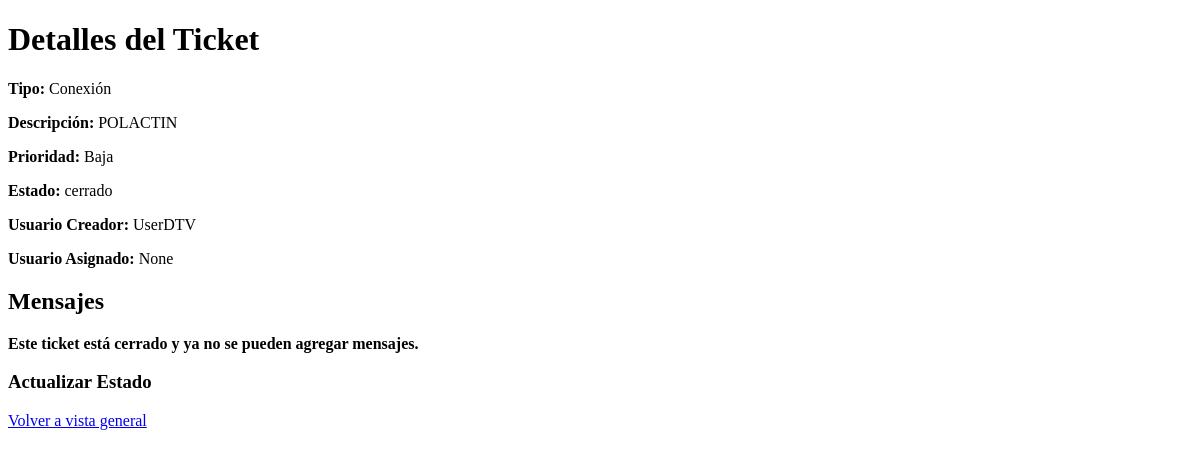
The page /ticket/49 (signed in) on the database as committed earlier.
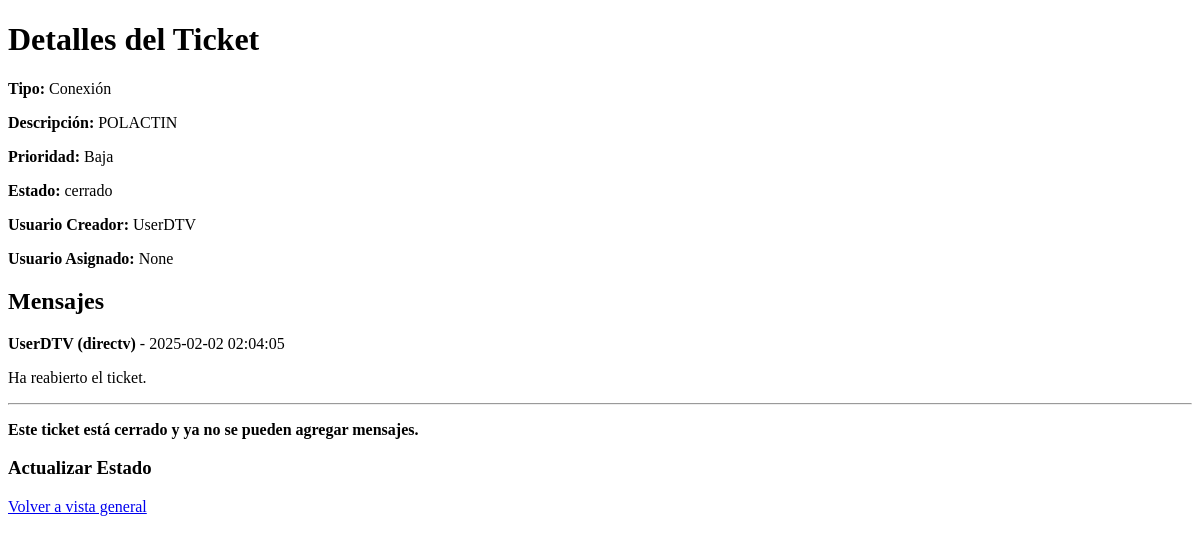
The same page on the database as committed later.
### tables this page shows
CREATE TABLE tickets (
    id INTEGER PRIMARY KEY AUTOINCREMENT,
    tipo TEXT NOT NULL,
    descripcion TEXT NOT NULL,
    prioridad TEXT NOT NULL,
    fecha_creacion DATETIME DEFAULT CURRENT_TIMESTAMP,
    usuario_creador TEXT NOT NULL,
    notas TEXT,
    archivo TEXT
, usuario_asignado TEXT, estado TEXT DEFAULT 'pendiente');

CREATE TABLE messages (
    id INTEGER PRIMARY KEY AUTOINCREMENT,
    ticket_id INTEGER NOT NULL,
    usuario TEXT NOT NULL,
    rol TEXT NOT NULL,
    mensaje TEXT NOT NULL,
    fecha TIMESTAMP DEFAULT CURRENT_TIMESTAMP,
    FOREIGN KEY (ticket_id) REFERENCES tickets (id)
);

### app.py (the view)
@app.route('/ticket/<int:id>', methods=['GET'])
@login_required
def view_ticket(id):
    conn = get_db_connection()
    ticket = conn.execute('SELECT * FROM tickets WHERE id = ?', (id,)).fetchone()
    messages = conn.execute('SELECT * FROM messages WHERE ticket_id = ? ORDER BY fecha ASC', (id,)).fetchall()
    conn.close()
    if not ticket:
        return "Ticket no encontrado", 404
    return render_template('view_ticket.html', ticket=ticket, messages=messages, current_user=current_user)

### app.py (called while the page is built)
def get_db_connection():
    conn = sqlite3.connect('database.db', timeout=10)  # Espera hasta 10 segundos si la base de datos está bloqueada
    conn.row_factory = sqlite3.Row
    return conn

@login_manager.user_loader
def load_user(user_id):
    conn = get_db_connection()
    user = conn.execute('SELECT * FROM users WHERE id = ?', (user_id,)).fetchone()
    conn.close()
    if user:
        return User(id=user['id'], username=user['username'], role=user['role'])
    return None

### templates/view_ticket.html (shortened to what this page needs)
<!DOCTYPE html>
<html lang="en">
<head>
</head>
<body>
    <h1>Detalles del Ticket</h1>
    <p><strong>Tipo:</strong> {{ ticket['tipo'] }}</p>
    <p><strong>Descripción:</strong> {{ ticket['descripcion'] }}</p>
    <p><strong>Prioridad:</strong> {{ ticket['prioridad'] }}</p>
    <p><strong>Estado:</strong> {{ ticket['estado'] }}</p>
    <p><strong>Usuario Creador:</strong> {{ ticket['usuario_creador'] }}</p>
    <p><strong>Usuario Asignado:</strong> {{ ticket['usuario_asignado'] }}</p>
    <h2>Mensajes</h2>
    <div>
        {% for message in messages %}
        <p><strong>{{ message['usuario'] }} ({{ message['rol'] }})</strong> - {{ message['fecha'] }}</p>
        <p>{{ message['mensaje'] }}</p>
        <hr>
        {% endfor %}
    </div>
    {% if ticket['estado'].lower() not in ['cerrado', 'resuelto'] %}
    <h2>Agregar Mensaje</h2>
    <form method="POST" action="{{ url_for('add_message', ticket_id=ticket['id']) }}" onsubmit="showLoading()">
        <textarea name="mensaje" rows="4" cols="50" required></textarea><br>
        <button type="submit">Enviar</button>
    </form>
    {% else %}
    <p><strong>Este ticket está {{ ticket['estado'] }} y ya no se pueden agregar mensajes.</strong></p>
    {% endif %}
    <h3>Actualizar Estado</h3>
    <a href="/tickets">Volver a vista general</a>
</body>
</html>

Rows that differ between the two databases and show on the page:
added messages: usuario "UserDTV", rol "directv", fecha "2025-02-02 02:04:05", mensaje "Ha reabierto el ticket."
